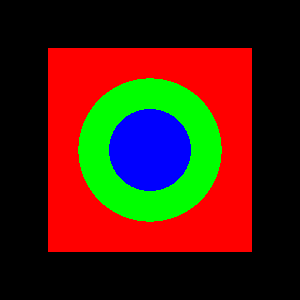

Here is the Python script that generated this plot:
#!/usr/bin/env python

# Segment a tessellated mesh with two concentric disk rings using
# vtkPolyDataEdgeConnectivityFilter with barrier edges and sorted regions.

# Factory overrides
import vtkmodules.vtkInteractionStyle  # noqa: F401
import vtkmodules.vtkRenderingOpenGL2  # noqa: F401

from vtkmodules.vtkFiltersCore import (
    vtkAppendPolyData,
    vtkDelaunay2D,
    vtkFeatureEdges,
    vtkPolyDataEdgeConnectivityFilter,
)
from vtkmodules.vtkFiltersSources import (
    vtkDiskSource,
    vtkPlaneSource,
)
from vtkmodules.vtkRenderingCore import (
    vtkActor,
    vtkPolyDataMapper,
    vtkRenderWindow,
    vtkRenderWindowInteractor,
    vtkRenderer,
)

# Bounding plane
plane = vtkPlaneSource()
plane.SetResolution(10, 10)
plane.SetOrigin(-5, -5, 0)
plane.SetPoint1(5, -5, 0)
plane.SetPoint2(-5, 5, 0)

# Extract boundary edges
boundary_edges = vtkFeatureEdges()
boundary_edges.SetInputConnection(plane.GetOutputPort())
boundary_edges.ExtractAllEdgeTypesOff()
boundary_edges.BoundaryEdgesOn()
boundary_edges.Update()

# Inner disk ring
disk = vtkDiskSource()
disk.SetInnerRadius(0.5)
disk.SetOuterRadius(1.0)
disk.SetRadialResolution(1)
disk.SetCircumferentialResolution(32)
disk.Update()

# Outer disk ring
disk_2 = vtkDiskSource()
disk_2.SetInnerRadius(2.0)
disk_2.SetOuterRadius(3.5)
disk_2.SetRadialResolution(1)
disk_2.SetCircumferentialResolution(64)
disk_2.Update()

# Append and tessellate
append = vtkAppendPolyData()
append.AddInputData(boundary_edges.GetOutput())
append.AddInputData(disk.GetOutput())
append.AddInputData(disk_2.GetOutput())
append.Update()

tessellation = vtkDelaunay2D()
tessellation.SetInputConnection(append.GetOutputPort())
tessellation.Update()

# Edge connectivity with barrier edges and sorted regions
connectivity = vtkPolyDataEdgeConnectivityFilter()
connectivity.SetInputConnection(tessellation.GetOutputPort())
connectivity.BarrierEdgesOn()
connectivity.GrowSmallRegionsOn()
connectivity.SetBarrierEdgeLength(0.0, 0.35)
connectivity.SetExtractionModeToAllRegions()
connectivity.SetLargeRegionThreshold(0.25)
connectivity.ColorRegionsOn()
connectivity.CellRegionAreasOn()
connectivity.Update()

print(f"Num cells: {connectivity.GetOutput().GetNumberOfCells()}")
print(f"Num regions: {connectivity.GetNumberOfExtractedRegions()}")

# Mapper colored by region
tess_mapper = vtkPolyDataMapper()
tess_mapper.SetInputConnection(connectivity.GetOutputPort())
tess_mapper.ScalarVisibilityOn()
tess_mapper.SetScalarModeToUseCellData()
tess_mapper.SetScalarRange(0, 2)

tess_actor = vtkActor()
tess_actor.SetMapper(tess_mapper)
tess_actor.GetProperty().SetColor(1, 1, 1)
tess_actor.GetProperty().SetEdgeColor(0, 0, 0)

# Renderer
renderer = vtkRenderer()
renderer.SetBackground(0, 0, 0)
renderer.AddActor(tess_actor)

# Window
render_window = vtkRenderWindow()
render_window.AddRenderer(renderer)
render_window.SetWindowName("edge connectivity concentric rings")

# Scene
renderer.ResetCamera()

# Interactor
interactor = vtkRenderWindowInteractor()
interactor.SetRenderWindow(render_window)

interactor.Initialize()
interactor.Start()
